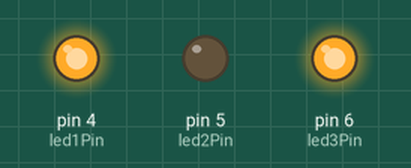
Simulated run of this sketch. Board: Arduino Uno, built with avr-gcc and run on an emulated ATmega328P. Parts: output pins drawn as LEDs (lit = HIGH).

Above: at 0.5 s.
At 3.5 s:
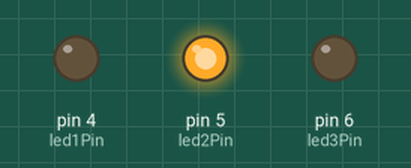
Timing chart, 0 to 4.6 s (numbered marks = the images above):
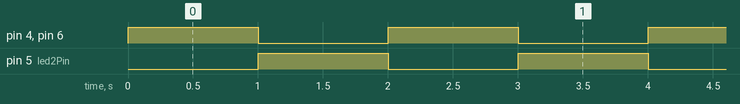

The sketch:

Three_Blinking_LED_S.ino
```cpp
/*
  Sketch 1.2.1
  Control LED by Control Board

  modified 2016/5/13
  by http://www.freenove.com
*/

int led1Pin=4;
int led2Pin=5;
int led3Pin=6;

// the setup function runs once when you press reset or power the board
void setup() {

  pinMode(led1Pin, OUTPUT);
  pinMode(led2Pin, OUTPUT);
  pinMode(led3Pin, OUTPUT);
}

// the loop function runs over and over again forever
void loop() {
  digitalWrite(led1Pin, HIGH);   // turn on  the LED1
  digitalWrite(led2Pin, LOW); // turn off the LED2
  digitalWrite(led3Pin, HIGH);
  delay(1000);              // wait for a second
  digitalWrite(led1Pin, LOW);  //turn OFF the LED by makin the voltage LOW
  digitalWrite(led2Pin, HIGH);   // turn the LED ON by making the voltage HIGH
  digitalWrite(led3Pin, LOW);
  delay(1000);              // wait for a second
}
```

Measured:
- by itself, pin 4 (led1Pin), pin 5 (led2Pin), pin 6 (led3Pin): alternates HIGH for 1.0 s and LOW for 1.0 s
